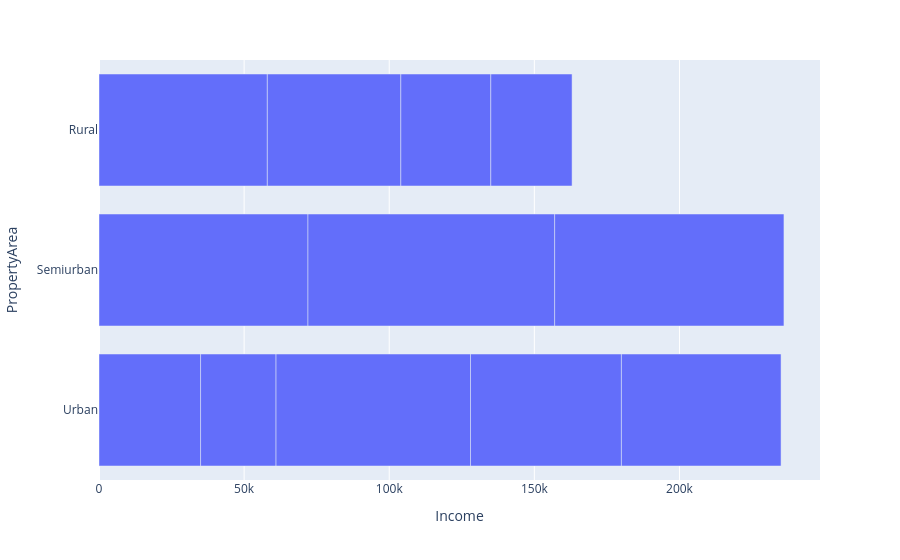

Notebook code for this chart:
### Code cell
fig = px.bar(df, x="Income", y="PropertyArea")
fig.show()

### Figure 1 — Plotly figure (JSON) as saved in the notebook; plotly's stock layout.template omitted (floating-point values rounded to 4 significant figures)
{"data": [{"hovertemplate": "Income=%{x}<br>PropertyArea=%{y}<extra></extra>", "legendgroup": "", "marker": {"color": "#636efa", "pattern": {"shape": ""}}, "name": "", "orientation": "h", "showlegend": false, "textposition": "auto", "type": "bar", "x": [35000.0, 72000.0, 58000.0, 26000.0, 85000.0, 46000.0, 67000.0, 31000.0, 79000.0, 52000.0, 55000.0, 28000.0], "xaxis": "x", "y": ["Urban", "Semiurban", "Rural", "Urban", "Semiurban", "Rural", "Urban", "Rural", "Semiurban", "Urban", "Urban", "Rural"], "yaxis": "y"}], "layout": {"barmode": "relative", "legend": {"tracegroupgap": 0}, "margin": {"t": 60}, "xaxis": {"anchor": "y", "domain": [0, 1], "title": {"text": "Income"}}, "yaxis": {"anchor": "x", "domain": [0, 1], "title": {"text": "PropertyArea"}}}}
